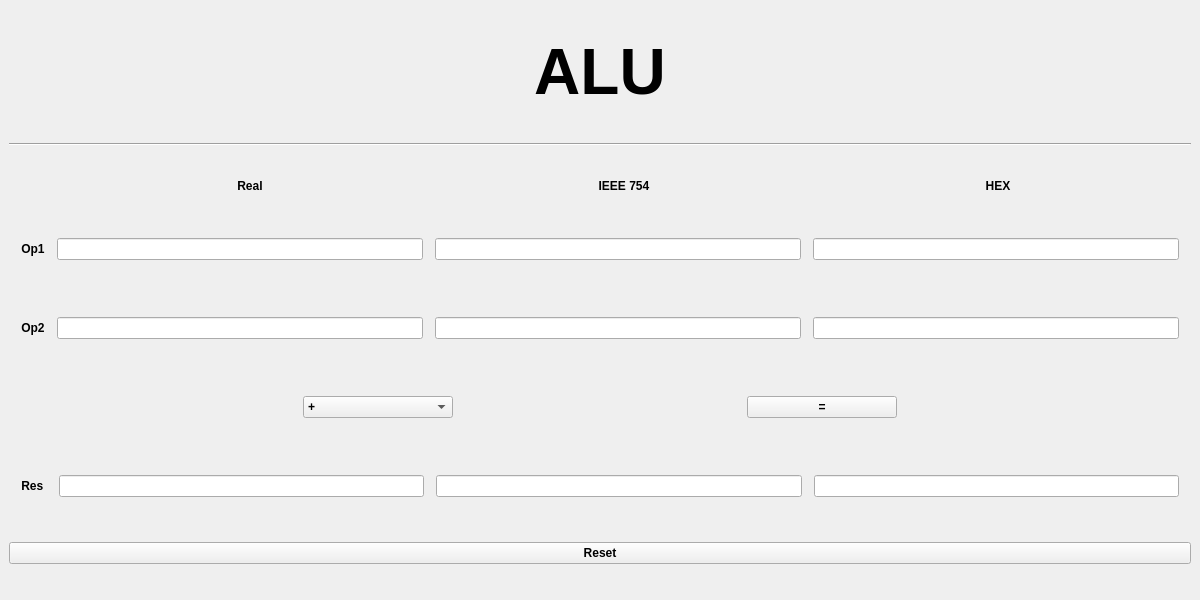
<?xml version="1.0" encoding="UTF-8"?>
<ui version="4.0">
 <class>MainWindow</class>
 <widget class="QMainWindow" name="MainWindow">
  <property name="geometry">
   <rect>
    <x>0</x>
    <y>0</y>
    <width>1200</width>
    <height>600</height>
   </rect>
  </property>
  <property name="minimumSize">
   <size>
    <width>1200</width>
    <height>600</height>
   </size>
  </property>
  <property name="windowTitle">
   <string>ALU</string>
  </property>
  <widget class="QWidget" name="centralwidget">
   <layout class="QVBoxLayout" name="verticalLayout">
    <item>
     <widget class="QLabel" name="titleLabel">
      <property name="sizePolicy">
       <sizepolicy hsizetype="Preferred" vsizetype="Fixed">
        <horstretch>0</horstretch>
        <verstretch>0</verstretch>
       </sizepolicy>
      </property>
      <property name="text">
       <string>&lt;html&gt;&lt;head/&gt;&lt;body&gt;&lt;p align=&quot;center&quot;&gt;&lt;span style=&quot; font-size:48pt; font-weight:700;&quot;&gt;ALU&lt;/span&gt;&lt;/p&gt;&lt;/body&gt;&lt;/html&gt;</string>
      </property>
     </widget>
    </item>
    <item>
     <widget class="Line" name="titleDivider">
      <property name="orientation">
       <enum>Qt::Horizontal</enum>
      </property>
     </widget>
    </item>
    <item>
     <layout class="QHBoxLayout" name="typeLabelsLayout">
      <property name="spacing">
       <number>12</number>
      </property>
      <property name="leftMargin">
       <number>60</number>
      </property>
      <property name="topMargin">
       <number>0</number>
      </property>
      <property name="rightMargin">
       <number>12</number>
      </property>
      <property name="bottomMargin">
       <number>0</number>
      </property>
      <item>
       <widget class="QLabel" name="realLabel">
        <property name="sizePolicy">
         <sizepolicy hsizetype="Preferred" vsizetype="Fixed">
          <horstretch>0</horstretch>
          <verstretch>0</verstretch>
         </sizepolicy>
        </property>
        <property name="text">
         <string>&lt;html&gt;&lt;head/&gt;&lt;body&gt;&lt;p align=&quot;center&quot;&gt;&lt;span style=&quot; font-weight:700;&quot;&gt;Real&lt;/span&gt;&lt;/p&gt;&lt;/body&gt;&lt;/html&gt;</string>
        </property>
       </widget>
      </item>
      <item>
       <widget class="QLabel" name="IEEELabel">
        <property name="sizePolicy">
         <sizepolicy hsizetype="Preferred" vsizetype="Fixed">
          <horstretch>0</horstretch>
          <verstretch>0</verstretch>
         </sizepolicy>
        </property>
        <property name="text">
         <string>&lt;html&gt;&lt;head/&gt;&lt;body&gt;&lt;p align=&quot;center&quot;&gt;&lt;span style=&quot; font-weight:700;&quot;&gt;IEEE 754&lt;/span&gt;&lt;/p&gt;&lt;/body&gt;&lt;/html&gt;</string>
        </property>
       </widget>
      </item>
      <item>
       <widget class="QLabel" name="hexLabel">
        <property name="sizePolicy">
         <sizepolicy hsizetype="Preferred" vsizetype="Fixed">
          <horstretch>0</horstretch>
          <verstretch>0</verstretch>
         </sizepolicy>
        </property>
        <property name="text">
         <string>&lt;html&gt;&lt;head/&gt;&lt;body&gt;&lt;p align=&quot;center&quot;&gt;&lt;span style=&quot; font-weight:700;&quot;&gt;HEX&lt;/span&gt;&lt;/p&gt;&lt;/body&gt;&lt;/html&gt;</string>
        </property>
       </widget>
      </item>
     </layout>
    </item>
    <item>
     <layout class="QHBoxLayout" name="op1Layout">
      <property name="spacing">
       <number>12</number>
      </property>
      <property name="leftMargin">
       <number>12</number>
      </property>
      <property name="topMargin">
       <number>12</number>
      </property>
      <property name="rightMargin">
       <number>12</number>
      </property>
      <property name="bottomMargin">
       <number>12</number>
      </property>
      <item>
       <widget class="QLabel" name="op1Label">
        <property name="text">
         <string>&lt;html&gt;&lt;head/&gt;&lt;body&gt;&lt;p align=&quot;center&quot;&gt;&lt;span style=&quot; font-weight:700;&quot;&gt;Op1&lt;/span&gt;&lt;/p&gt;&lt;/body&gt;&lt;/html&gt;</string>
        </property>
       </widget>
      </item>
      <item>
       <widget class="QLineEdit" name="op1RealLineEdit">
        <property name="alignment">
         <set>Qt::AlignCenter</set>
        </property>
       </widget>
      </item>
      <item>
       <widget class="QLineEdit" name="op1IEEELineEdit">
        <property name="focusPolicy">
         <enum>Qt::NoFocus</enum>
        </property>
        <property name="alignment">
         <set>Qt::AlignCenter</set>
        </property>
        <property name="readOnly">
         <bool>true</bool>
        </property>
       </widget>
      </item>
      <item>
       <widget class="QLineEdit" name="op1HexLineEdit">
        <property name="focusPolicy">
         <enum>Qt::NoFocus</enum>
        </property>
        <property name="alignment">
         <set>Qt::AlignCenter</set>
        </property>
        <property name="readOnly">
         <bool>true</bool>
        </property>
       </widget>
      </item>
     </layout>
    </item>
    <item>
     <layout class="QHBoxLayout" name="op2Layout">
      <property name="spacing">
       <number>12</number>
      </property>
      <property name="leftMargin">
       <number>12</number>
      </property>
      <property name="topMargin">
       <number>12</number>
      </property>
      <property name="rightMargin">
       <number>12</number>
      </property>
      <property name="bottomMargin">
       <number>12</number>
      </property>
      <item>
       <widget class="QLabel" name="op2Label">
        <property name="text">
         <string>&lt;html&gt;&lt;head/&gt;&lt;body&gt;&lt;p align=&quot;center&quot;&gt;&lt;span style=&quot; font-weight:700;&quot;&gt;Op2&lt;/span&gt;&lt;/p&gt;&lt;/body&gt;&lt;/html&gt;</string>
        </property>
       </widget>
      </item>
      <item>
       <widget class="QLineEdit" name="op2RealLineEdit">
        <property name="alignment">
         <set>Qt::AlignCenter</set>
        </property>
       </widget>
      </item>
      <item>
       <widget class="QLineEdit" name="op2IEEELineEdit">
        <property name="focusPolicy">
         <enum>Qt::NoFocus</enum>
        </property>
        <property name="alignment">
         <set>Qt::AlignCenter</set>
        </property>
        <property name="readOnly">
         <bool>true</bool>
        </property>
       </widget>
      </item>
      <item>
       <widget class="QLineEdit" name="op2HexLineEdit">
        <property name="focusPolicy">
         <enum>Qt::NoFocus</enum>
        </property>
        <property name="alignment">
         <set>Qt::AlignCenter</set>
        </property>
        <property name="readOnly">
         <bool>true</bool>
        </property>
       </widget>
      </item>
     </layout>
    </item>
    <item>
     <layout class="QHBoxLayout" name="operationsLayout">
      <property name="spacing">
       <number>12</number>
      </property>
      <property name="leftMargin">
       <number>12</number>
      </property>
      <property name="topMargin">
       <number>12</number>
      </property>
      <property name="rightMargin">
       <number>12</number>
      </property>
      <property name="bottomMargin">
       <number>12</number>
      </property>
      <item>
       <spacer name="operationHorizontalSpacer1">
        <property name="orientation">
         <enum>Qt::Horizontal</enum>
        </property>
        <property name="sizeHint" stdset="0">
         <size>
          <width>40</width>
          <height>20</height>
         </size>
        </property>
       </spacer>
      </item>
      <item>
       <widget class="QComboBox" name="operationComboBox">
        <property name="sizePolicy">
         <sizepolicy hsizetype="Minimum" vsizetype="Fixed">
          <horstretch>0</horstretch>
          <verstretch>0</verstretch>
         </sizepolicy>
        </property>
        <property name="minimumSize">
         <size>
          <width>150</width>
          <height>0</height>
         </size>
        </property>
        <property name="font">
         <font>
          <bold>true</bold>
         </font>
        </property>
        <item>
         <property name="text">
          <string>+</string>
         </property>
        </item>
        <item>
         <property name="text">
          <string>*</string>
         </property>
        </item>
        <item>
         <property name="text">
          <string>/</string>
         </property>
        </item>
       </widget>
      </item>
      <item>
       <spacer name="operationHorizontalSpacer2">
        <property name="orientation">
         <enum>Qt::Horizontal</enum>
        </property>
        <property name="sizeHint" stdset="0">
         <size>
          <width>40</width>
          <height>20</height>
         </size>
        </property>
       </spacer>
      </item>
      <item>
       <widget class="QPushButton" name="calculateButton">
        <property name="sizePolicy">
         <sizepolicy hsizetype="Minimum" vsizetype="Fixed">
          <horstretch>0</horstretch>
          <verstretch>0</verstretch>
         </sizepolicy>
        </property>
        <property name="minimumSize">
         <size>
          <width>150</width>
          <height>0</height>
         </size>
        </property>
        <property name="font">
         <font>
          <bold>true</bold>
         </font>
        </property>
        <property name="text">
         <string>=</string>
        </property>
       </widget>
      </item>
      <item>
       <spacer name="operationHorizontalSpacer3">
        <property name="orientation">
         <enum>Qt::Horizontal</enum>
        </property>
        <property name="sizeHint" stdset="0">
         <size>
          <width>40</width>
          <height>20</height>
         </size>
        </property>
       </spacer>
      </item>
     </layout>
    </item>
    <item>
     <layout class="QHBoxLayout" name="resultsLayout">
      <property name="spacing">
       <number>12</number>
      </property>
      <property name="leftMargin">
       <number>12</number>
      </property>
      <property name="topMargin">
       <number>12</number>
      </property>
      <property name="rightMargin">
       <number>12</number>
      </property>
      <property name="bottomMargin">
       <number>12</number>
      </property>
      <item>
       <widget class="QLabel" name="resultsLabel">
        <property name="text">
         <string>&lt;html&gt;&lt;head/&gt;&lt;body&gt;&lt;p align=&quot;center&quot;&gt;&lt;span style=&quot; font-weight:700;&quot;&gt;Res &lt;/span&gt;&lt;/p&gt;&lt;/body&gt;&lt;/html&gt;</string>
        </property>
       </widget>
      </item>
      <item>
       <widget class="QLineEdit" name="resultsRealLineEdit">
        <property name="focusPolicy">
         <enum>Qt::NoFocus</enum>
        </property>
        <property name="alignment">
         <set>Qt::AlignCenter</set>
        </property>
        <property name="readOnly">
         <bool>true</bool>
        </property>
       </widget>
      </item>
      <item>
       <widget class="QLineEdit" name="resultsIEEELineEdit">
        <property name="focusPolicy">
         <enum>Qt::NoFocus</enum>
        </property>
        <property name="alignment">
         <set>Qt::AlignCenter</set>
        </property>
        <property name="readOnly">
         <bool>true</bool>
        </property>
       </widget>
      </item>
      <item>
       <widget class="QLineEdit" name="resultsHexLineEdit">
        <property name="focusPolicy">
         <enum>Qt::NoFocus</enum>
        </property>
        <property name="alignment">
         <set>Qt::AlignCenter</set>
        </property>
        <property name="readOnly">
         <bool>true</bool>
        </property>
       </widget>
      </item>
     </layout>
    </item>
    <item>
     <widget class="QPushButton" name="resetButton">
      <property name="font">
       <font>
        <bold>true</bold>
       </font>
      </property>
      <property name="text">
       <string>Reset</string>
      </property>
     </widget>
    </item>
   </layout>
  </widget>
 </widget>
 <resources/>
 <connections/>
</ui>
